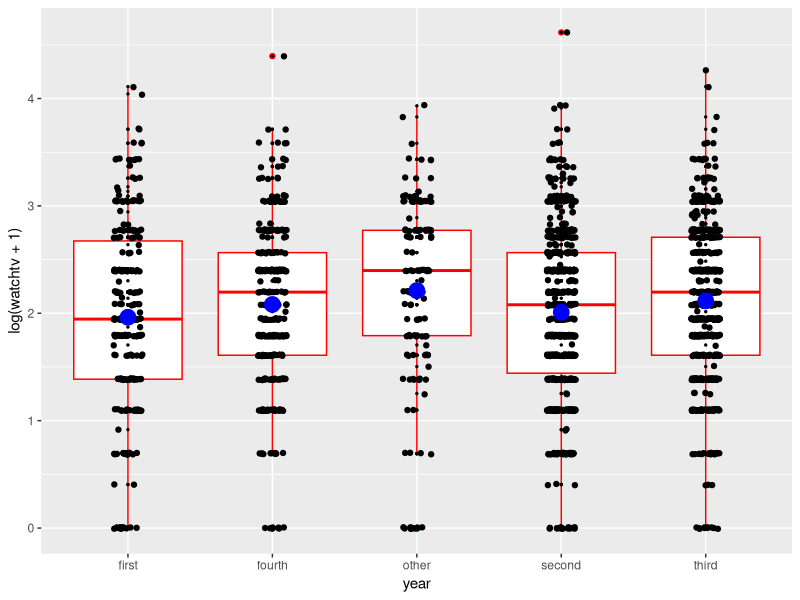

This chart was generated by the following R code: (Note: this script raises an error after producing the figure.)
## ---- chunk 1
#----------------------------------------------------------------
# RUN THE FRAGMENT BETWEEN LINES BEFORE COMPILING MARKDOWN
# to configure markdown parsing
options(markdown.extensions = 
          c("no_intra_emphasis",# skip markdown embedded in words
            "tables",           # create HTML tables
            "fenced_code",      # treat text as verbatim when surrounded with begin and ending lines with three ~ or ' characters.
            "autolink",         # create HTML links from urls and email addresses.
            "strikethrough",    # create strikethroughs by surrounding text with ~~.
            "lax_spacing",      # allow HTML tags inside paragraphs without being surrounded by newlines.
            "space_headers",    # add a space between header hashes and the header itself.
            "latex_math"))      # transforms all math equations into syntactically correct MathJax equations.
#--------------------------------------------------------------
# output options
options(width = 90, # set the maximum number of columns on a line
        scipen = 6, # fixed notation of floating point numbers, unless it is more than scipen digits wider, else - exponential notation
        digits = 4) # the number of digits to print when printing numeric values

# to render cyrillics in plots use cairo pdf
options(device = function(file, width = 7, height = 7, ...) {
  cairo_pdf(tempfile(), width = width, height = height, ...)
  })

# chunk default options
library(knitr)
opts_chunk$set(
#   fig.align='center',  # default figure alignment
               warnings = FALSE,
               message = FALSE,
               fig.width = 10,      # default figure width
               fig.height = 6)      # default figure height

# this allows for code formatting inline
knit_hooks$set(inline = function(x) {
   if (is.numeric(x)) return(knitr:::format_sci(x, 'latex'))
   x = as.character(x)
   h = knitr:::hilight_source(x, 'latex', list(prompt = FALSE, 
                                               size='normalsize', 
                                               highlight = FALSE))
   h = gsub("([_#$%&])", "\\\\\\1", h)
   h = gsub('(["\'])', '\\1{}', h)
   gsub('^\\\\begin\\{alltt\\}\\s*|\\\\end\\{alltt\\}\\s*$', '', h)})
## ---- chunk 2
tv <- read.csv("eyecolorgenderdata.csv", header = TRUE)
head(tv)
## ---- chunk 3
levels(tv$year)
## ---- chunk 4
levels(tv$gender)
## ---- chunk 5
library(ggplot2)
ggplot(tv, aes(x = year, y = log(watchtv + 1)))  + 
  geom_boxplot(color = "red") + geom_point(size=0.5) + 
  geom_jitter(position = position_jitter(width = 0.1)) + 
  stat_summary(fun.y=mean, colour="blue", geom="point", 
               size=5, show_guide = FALSE)
## ---- chunk 6
tv_model1 <- lm(watchtv ~ year, data = tv)
summary(tv_model1)
## ---- chunk 7
anova(tv_model1)
## ---- chunk 8
coefficients(tv_model1)
## ---- chunk 9
#first
9.3299595 + 0.2013884*0 + 2.1917796*0 -0.5050316*0 + 0.1595771*0

#fourth
9.3299595 + 0.2013884*1 + 2.1917796*0 -0.5050316*0 + 0.1595771*0

#other
9.3299595 + 0.2013884*0 + 2.1917796*1 -0.5050316*0 + 0.1595771*0

#second
9.3299595 + 0.2013884*0 + 2.1917796*0 -0.5050316*1 + 0.1595771*0

#third
9.3299595 + 0.2013884*0 + 2.1917796*0 -0.5050316*0 + 0.1595771*1
## ---- chunk 10
means <- function(x) mean(x, na.rm=TRUE)

mean_year <- tapply(tv$watchtv, tv$year, FUN = means)
mean_year
## ---- chunk 11
tv_model2 <- lm(watchtv ~ relevel(year, ref="other"), data = tv)
coefficients(tv_model2)
## ---- chunk 12
summary(tv_model1)
## ---- chunk 13
summary(tv_model2)
## ---- chunk 14
summary(tv_model2)
## ---- chunk 15
# library(car)
# residualPlots(tv_model1)
tv_model_diag <- fortify(tv_model1)
head(tv_model_diag)
## ---- chunk 16
ggplot(tv_model_diag, aes(x = .fitted, y = .stdresid, size = .cooksd)) + geom_point() + geom_hline(yintercept=0) + geom_smooth(se = FALSE)

## ---- chunk 17
library(car)
library(lmtest)
bptest(tv_model1)
durbinWatsonTest(tv_model1)

## ---- chunk 18
anova(tv_model1)
## ---- chunk 19
tv_model3 <- lm(watchtv ~  age + miles + gender + year, data = tv)

## ---- chunk 20
summary(tv_model3)
## ---- chunk 21
tv_model_reduced <- lm(watchtv ~  miles + gender + 
                         year, data = tv)
anova(tv_model3, tv_model_reduced)
## ---- chunk 22
summary(tv_model_reduced)
## ---- chunk 23
goat <- read.csv("Goat_treatment_1.csv")
## ---- chunk 24
goat_model <- lm(Weightgain ~ Treatment, data = goat)
summary(goat_model)
## ---- chunk 25
goat_model_cov <- lm(Weightgain ~ Treatment + Initial_wt, data = goat)
summary(goat_model_cov)
## ---- chunk 26
ggplot(goat, aes(x = Initial_wt, y = Weightgain, color = Treatment)) + 
  geom_point(size=3) + geom_smooth(method = "lm", se = FALSE, size=2) 
